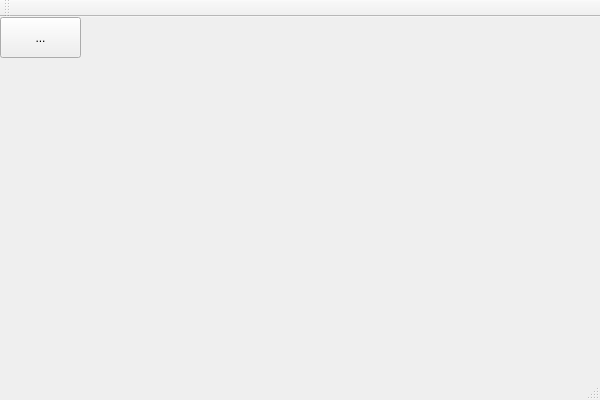
<?xml version="1.0" encoding="UTF-8"?>
<ui version="4.0">
 <class>SysManagerClass</class>
 <widget class="QMainWindow" name="SysManagerClass">
  <property name="geometry">
   <rect>
    <x>0</x>
    <y>0</y>
    <width>600</width>
    <height>400</height>
   </rect>
  </property>
  <property name="windowTitle">
   <string>SysManager</string>
  </property>
  <widget class="QWidget" name="centralWidget">
   <widget class="QToolButton" name="backBtn">
    <property name="geometry">
     <rect>
      <x>0</x>
      <y>0</y>
      <width>81</width>
      <height>41</height>
     </rect>
    </property>
    <property name="text">
     <string>...</string>
    </property>
    <property name="icon">
     <iconset resource="LMS.qrc">
      <normaloff>:/LMS_BUTTON/picture/bakcBtn.jpg</normaloff>:/LMS_BUTTON/picture/bakcBtn.jpg</iconset>
    </property>
    <property name="iconSize">
     <size>
      <width>81</width>
      <height>41</height>
     </size>
    </property>
   </widget>
  </widget>
  <widget class="QMenuBar" name="menuBar">
   <property name="geometry">
    <rect>
     <x>0</x>
     <y>0</y>
     <width>600</width>
     <height>22</height>
    </rect>
   </property>
  </widget>
  <widget class="QToolBar" name="mainToolBar">
   <attribute name="toolBarArea">
    <enum>TopToolBarArea</enum>
   </attribute>
   <attribute name="toolBarBreak">
    <bool>false</bool>
   </attribute>
  </widget>
  <widget class="QStatusBar" name="statusBar"/>
 </widget>
 <layoutdefault spacing="6" margin="11"/>
 <resources>
  <include location="LMS.qrc"/>
 </resources>
 <connections/>
</ui>
